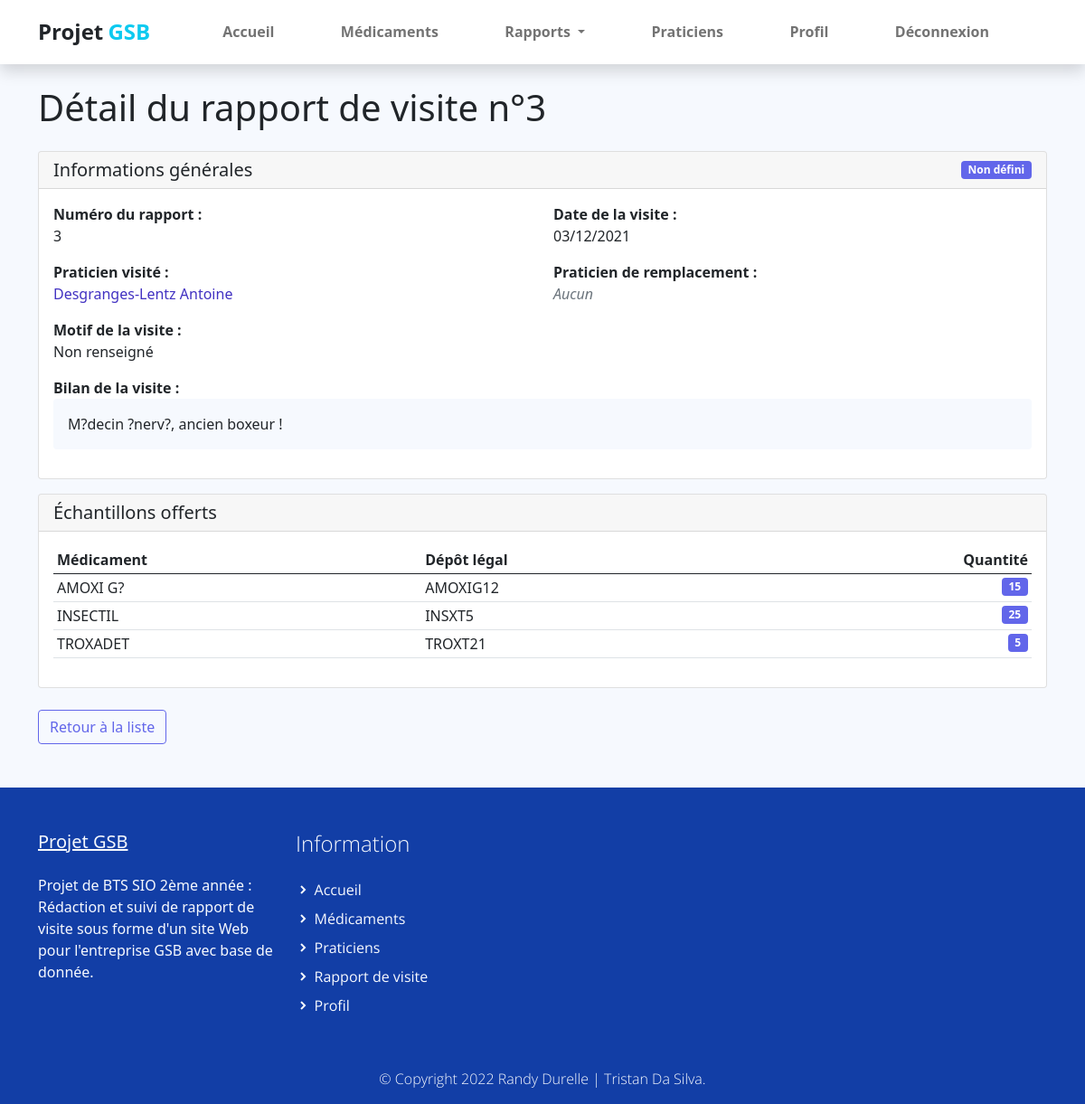
Before: /index.php?uc=rapports&action=detail&num=3 (signed in) with the older database file.
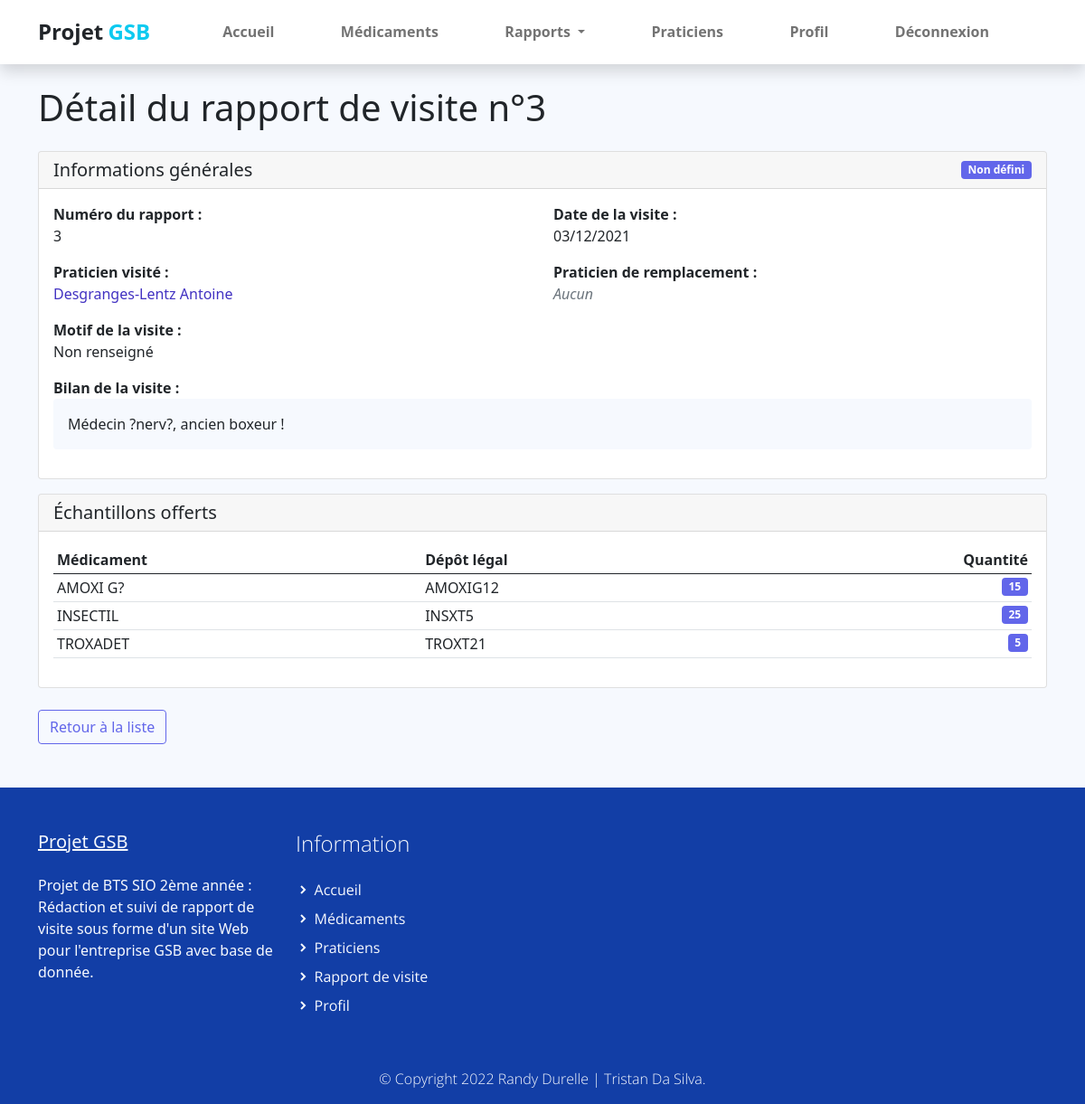
After: the same page with the newer database file.
### tables this page shows
CREATE TABLE IF NOT EXISTS `rapport_visite` (
  `VIS_MATRICULE` varchar(10) NOT NULL,
  `RAP_NUM` int(11) NOT NULL,
  `RAP_DATEVISITE` date DEFAULT NULL,
  `RAP_BILAN` varchar(255) DEFAULT NULL,
  `RAP_MOTIF` varchar(50) DEFAULT NULL,
  `ETAT_CODE` int(11) DEFAULT NULL,
  `MED_DEPOTLEGAL1` varchar(10) DEFAULT NULL,
  `MED_DEPOTLEGAL2` varchar(10) DEFAULT NULL,
  `MOT_CODE` int(11) DEFAULT NULL,
  `PRA_NUM` int(11) NOT NULL,
  PRIMARY KEY (`VIS_MATRICULE`,`RAP_NUM`),
  KEY `rapport_visite_praticien_remp_FK` (`PRA_NUM`),
  KEY `rapport_visite_motif_FK` (`MOT_CODE`),
  KEY `rapport_visite_etat_FK` (`ETAT_CODE`),
  KEY `rapport_visite_medicament1_FK` (`MED_DEPOTLEGAL1`),
  KEY `rapport_visite_medicament2_FK` (`MED_DEPOTLEGAL2`)
);

CREATE TABLE IF NOT EXISTS `praticien` (
  `PRA_NUM` int(11) NOT NULL,
  `PRA_PRENOM` varchar(30) DEFAULT NULL,
  `PRA_NOM` varchar(30) DEFAULT NULL,
  `PRA_ADRESSE` varchar(50) DEFAULT NULL,
  `PRA_CP` varchar(5) DEFAULT NULL,
  `PRA_VILLE` varchar(25) DEFAULT NULL,
  `PRA_COEFNOTORIETE` float DEFAULT NULL,
  `TYP_CODE` varchar(3) NOT NULL,
  PRIMARY KEY (`PRA_NUM`),
  KEY `praticien_type_praticien0_FK` (`TYP_CODE`)
);

### modele/rapport.modele.inc.php (called while the page is built, shortened)
<?php
function getRapportVisite($matricule, $numRapport)
{
    try {
        $pdo = connexionPDO();
        $sql = 'SELECT r.*, p.PRA_NOM, p.PRA_PRENOM,
                       m.MOT_LIBELLE, e.ETAT_LIBELLE,
                       med1.MED_NOMCOMMERCIAL as MED1_NOM,
                       med2.MED_NOMCOMMERCIAL as MED2_NOM
                FROM rapport_visite r
                INNER JOIN praticien p ON r.PRA_NUM = p.PRA_NUM
                LEFT JOIN motif_visite m ON r.MOT_CODE = m.MOT_CODE
                LEFT JOIN etat e ON r.ETAT_CODE = e.ETAT_CODE
                LEFT JOIN medicament med1 ON r.MED_DEPOTLEGAL1 = med1.MED_DEPOTLEGAL
                LEFT JOIN medicament med2 ON r.MED_DEPOTLEGAL2 = med2.MED_DEPOTLEGAL
                WHERE r.VIS_MATRICULE = :matricule AND r.RAP_NUM = :num';
        $stmt = $pdo->prepare($sql);
        $stmt->bindValue(':matricule', $matricule, PDO::PARAM_STR);
        $stmt->bindValue(':num', $numRapport, PDO::PARAM_INT);
        $stmt->execute();
        return $stmt->fetch(PDO::FETCH_ASSOC);
    } catch (PDOException $e) {
        print "Erreur ! : " . $e->getMessage();
        die();
    }
}
function getEchantillonsOfferts($matricule, $numRapport)
{
    try {
        $pdo = connexionPDO();
        $sql = 'SELECT o.*, m.MED_NOMCOMMERCIAL
                FROM offrir o
                INNER JOIN medicament m ON o.MED_DEPOTLEGAL = m.MED_DEPOTLEGAL
                WHERE o.VIS_MATRICULE = :matricule AND o.RAP_NUM = :num';
        $stmt = $pdo->prepare($sql);
        $stmt->bindValue(':matricule', $matricule, PDO::PARAM_STR);
        $stmt->bindValue(':num', $numRapport, PDO::PARAM_INT);
        $stmt->execute();
        return $stmt->fetchAll(PDO::FETCH_ASSOC);
    } catch (PDOException $e) {
        print "Erreur ! : " . $e->getMessage();
        die();
    }
}

### vues/v_detailRapport.php (the view, shortened to what the changed rows need)
<section class="container mt-4 mb-5">
    <h1 class="mb-4">Détail du rapport de visite n°<?= htmlspecialchars($rapport['RAP_NUM']) ?></h1>
    <div class="card mb-3">
        <div class="card-header d-flex justify-content-between align-items-center">
            <h2 class="h5 mb-0">Informations générales</h2>
            <?php
            $etatLibelle = $rapport['ETAT_LIBELLE'] ?? 'Non défini';
            $badgeClass = 'bg-secondary';
            ?>
            <span class="badge <?= $badgeClass ?>">
                <?= htmlspecialchars($etatLibelle) ?>
            </span>
        </div>
        <div class="card-body">
            <div class="row mb-3">
                <div class="col-md-6">
                    <strong>Numéro du rapport :</strong><br>
                    <?= htmlspecialchars($rapport['RAP_NUM']) ?>
                </div>
                <div class="col-md-6">
                    <strong>Date de la visite :</strong><br>
                    <?php
                    if (!empty($rapport['RAP_DATEVISITE'])) {
                        $date = new DateTime($rapport['RAP_DATEVISITE']);
                        echo $date->format('d/m/Y');
                    } else {
                        echo 'Non renseignée';
                    }
                    ?>
                </div>
            </div>
            <div class="row mb-3">
                <div class="col-md-6">
                    <strong>Praticien visité :</strong><br>
                    <a href="index.php?uc=rapports&action=detailPraticien&pra=<?= $rapport['PRA_NUM'] ?><?= (isset($retourNouveaux) && $retourNouveaux) ? '&retour=nouveaux' : '' ?>" class="text-decoration-none">
                        <?= htmlspecialchars($rapport['PRA_NOM'] . ' ' . $rapport['PRA_PRENOM']) ?>
                    </a>
                </div>
                <div class="col-md-6">
                    <strong>Praticien de remplacement :</strong><br>
                    <?php if (!empty($rapport['PRA_NUM_REMPLACANT']) && !empty($rapport['PRA_REMP_NOM'])) : ?>
                        <?= htmlspecialchars($rapport['PRA_REMP_NOM'] . ' ' . $rapport['PRA_REMP_PRENOM']) ?>
                    <?php else : ?>
                        <em class="text-muted">Aucun</em>
                    <?php endif; ?>
                </div>
            </div>
            <div class="row mb-3">
                <div class="col-md-6">
                    <strong>Motif de la visite :</strong><br>
                    <?= htmlspecialchars($rapport['MOT_LIBELLE'] ?? 'Non renseigné') ?>
                </div>
            </div>
            <div class="mb-3">
                <strong>Bilan de la visite :</strong><br>
                <div class="p-3 bg-light rounded">
                    <?= nl2br(htmlspecialchars($rapport['RAP_BILAN'] ?? 'Non renseigné')) ?>
                </div>
            </div>
        </div>
    </div>
    <?php if (!empty($echantillons)) : ?>
        <div class="card mb-3">
            <div class="card-header">
                <h2 class="h5 mb-0">Échantillons offerts</h2>
            </div>
            <div class="card-body">
                <div class="table-responsive">
                    <table class="table table-sm">
                        <thead>
                            <tr>
                                <th>Médicament</th>
                                <th>Dépôt légal</th>
                                <th class="text-end">Quantité</th>
                            </tr>
                        </thead>
                        <tbody>
                            <?php foreach ($echantillons as $ech) : ?>
                                <tr>
                                    <td><?= htmlspecialchars($ech['MED_NOMCOMMERCIAL']) ?></td>
                                    <td>
                                        <?= htmlspecialchars($ech['MED_DEPOTLEGAL']) ?>
                                    </td>
                                    <td class="text-end">
                                        <span class="badge bg-secondary">
                                            <?= htmlspecialchars($ech['OFF_QTE']) ?>
                                        </span>
                                    </td>
                                </tr>
                            <?php endforeach; ?>
                        </tbody>
                    </table>
                </div>
            </div>
        </div>
    <?php else : ?>
        <div class="alert alert-info">
            <p class="mb-0">Aucun échantillon n'a été offert lors de cette visite.</p>
        </div>
    <?php endif; ?>
    <div class="mt-4">
        <?php if (isset($retourNouveaux) && $retourNouveaux) : ?>
            <a href="index.php?uc=rapports&action=marquer_lu_et_retour&mat=<?= $rapport['VIS_MATRICULE'] ?>&num=<?= $rapport['RAP_NUM'] ?>" class="btn btn-outline-secondary">
                Retour à la liste des nouveaux rapports
            </a>
        <?php else : ?>
            <a href="index.php?uc=rapports&action=liste" class="btn btn-outline-secondary">
                Retour à la liste
            </a>
        <?php endif; ?>
    </div>
</section>

Changed rows visible on the page:
changed rapport_visite "Desgranges-Lentz Antoine": RAP_BILAN "M?decin ?nerv?, ancien boxeur !" → "Médecin ?nerv?, ancien boxeur !"
